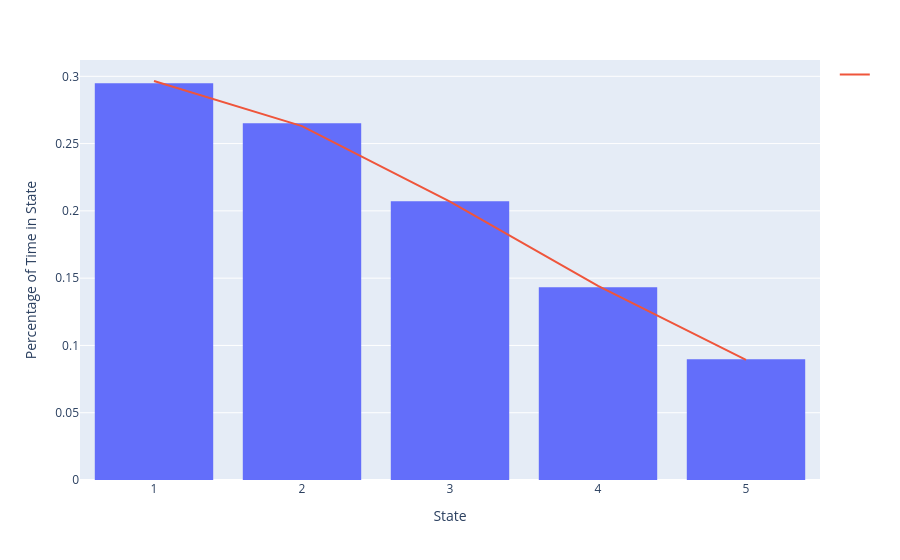

Notebook source saved alongside this figure:
### Code cell
import plotly.express as px
import plotly.graph_objects as go

time_in_states = [times['t1'],times['t2'],times['t3'],times['t4'],times['t5']]
print([t/1e6 for t in time_in_states])
x = [1,2,3,4,5]
fig = px.histogram(
    x=x,
    y=time_in_states,
    histnorm='probability density',
    nbins=5,
    category_orders=dict(day=["1","2","3","4","5"]),
    labels={'x':'State'}
)
fig.add_trace(go.Scatter(x=x, y=sd, mode='lines', name=''))

fig.update_yaxes(title='Percentage of Time in State')

fig.update_layout(bargap=0.2)
fig.show()

### Figure 1 — Plotly figure (JSON) as saved in the notebook; plotly's stock layout.template omitted (floating-point values rounded to 4 significant figures)
{"data": [{"alignmentgroup": "True", "bingroup": "x", "histfunc": "sum", "histnorm": "probability density", "hovertemplate": "State=%{x}<br>probability density weighted by y=%{y}<extra></extra>", "legendgroup": "", "marker": {"color": "#636efa", "pattern": {"shape": ""}}, "name": "", "nbinsx": 5, "offsetgroup": "", "orientation": "v", "showlegend": false, "type": "histogram", "x": [1, 2, 3, 4, 5], "xaxis": "x", "y": [294808, 265136, 207115, 143240, 89701], "yaxis": "y"}, {"mode": "lines", "name": "", "type": "scatter", "x": [1, 2, 3, 4, 5], "y": [0.2965, 0.263, 0.2069, 0.1443, 0.08931]}], "layout": {"bargap": 0.2, "barmode": "relative", "legend": {"tracegroupgap": 0}, "margin": {"t": 60}, "xaxis": {"anchor": "y", "domain": [0, 1], "title": {"text": "State"}}, "yaxis": {"anchor": "x", "domain": [0, 1], "title": {"text": "Percentage of Time in State"}}}}
